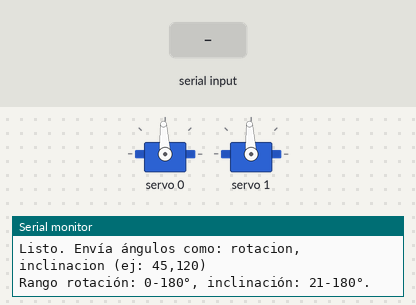
Recording of a sketch running on a simulated Arduino Uno, built with avr-gcc and run on an emulated ATmega328P. Parts: 2 × servo, the last lines printed to the serial monitor. Inputs (shaded band) come from the test bench.

Above: at 1.2 s.
1.3 s: "90,45\n" received over Serial
At 2.2 s:
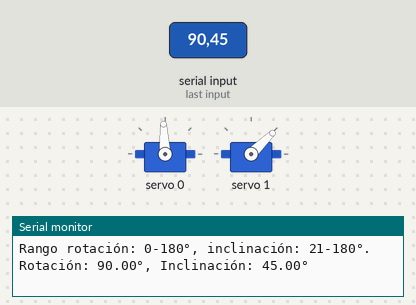
2.8 s: "30,150\n" received over Serial
At 3.3 s:
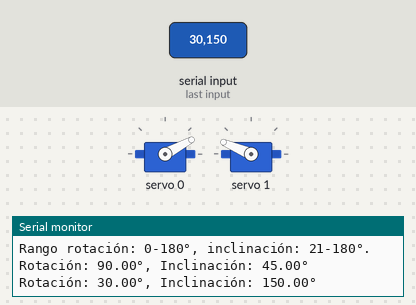
4.3 s: "1,90\n" received over Serial
At 5.6 s:
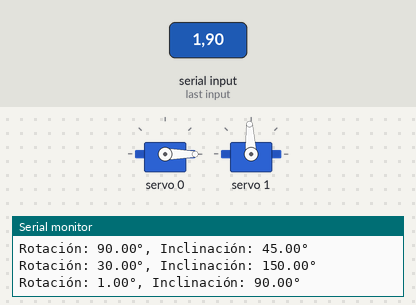
Timing chart, 0 to 7.3 s (numbered marks = the images above; inputs shaded):
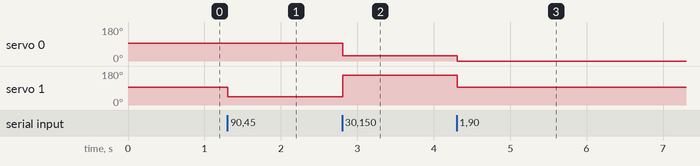

The sketch:

calibracion.ino
```cpp
#include <Wire.h>
#include <Adafruit_PWMServoDriver.h>

// Dirección I2C del PCA9685 (por defecto 0x40)
Adafruit_PWMServoDriver pwm = Adafruit_PWMServoDriver(0x40);

// Frecuencia para servos (50 Hz)
#define SERVO_FREQ 50

// Mapeo de tics: 0° = 102, 180° = 512 (para pulsos de 0.5 ms a 2.5 ms)
#define TIC_0     102
#define TIC_180   512

// Canales de los servos
#define CHAN_ROTACION      0
#define CHAN_INCLINACION   1

// Límite mínimo para la inclinación
#define MIN_INCLINACION    21

// Ángulos actuales
float anguloRotacion = 90.0;
float anguloInclinacion = 90.0;

// Buffer para comandos seriales
String inputString = "";

void setup() {
  // Velocidad serie a 9600 baudios
  Serial.begin(9600);
  Serial.println("Iniciando PCA9685...");

  pwm.begin();
  pwm.setPWMFreq(SERVO_FREQ);  // 50 Hz para servos
  delay(10);

  // Colocar ambos servos en 90° al inicio
  moverServo(CHAN_ROTACION, anguloRotacion);
  moverServo(CHAN_INCLINACION, anguloInclinacion);

  Serial.println("Listo. Envía ángulos como: rotacion,inclinacion (ej: 45,120)");
  Serial.println("Rango rotación: 0-180°, inclinación: 21-180°.");
}

void loop() {
  // Leer comandos del monitor serie
  while (Serial.available()) {
    char c = Serial.read();
    if (c == '\n' || c == '\r') {
      if (inputString.length() > 0) {
        procesarComando(inputString);
        inputString = "";
      }
    } else {
      inputString += c;
    }
  }
}

void procesarComando(String cmd) {
  cmd.trim();
  if (cmd.length() == 0) return;

  // Buscar separadores: coma o espacio
  int sepIndex = cmd.indexOf(',');
  if (sepIndex == -1) {
    sepIndex = cmd.indexOf(' ');
  }
  if (sepIndex == -1) {
    Serial.println("Formato incorrecto. Usa: rotacion,inclinacion (ej: 45,120)");
    return;
  }

  String strRot = cmd.substring(0, sepIndex);
  String strInc = cmd.substring(sepIndex + 1);
  strRot.trim();
  strInc.trim();

  float rot = strRot.toFloat();
  float inc = strInc.toFloat();

  // Validar rotación (0-180)
  if (rot < 0.0 || rot > 180.0) {
    Serial.println("Ángulo de rotación fuera de rango (0-180).");
    return;
  }

  // Validar inclinación (21-180) y forzar mínimo si es necesario
  if (inc < MIN_INCLINACION) {
    Serial.print("Inclinación mínima es ");
    Serial.print(MIN_INCLINACION);
    Serial.println("°. Forzando a ese valor.");
    inc = MIN_INCLINACION;
  } else if (inc > 180.0) {
    Serial.println("Ángulo de inclinación fuera de rango (>180).");
    return;
  }

  // Actualizar ángulos
  anguloRotacion = rot;
  anguloInclinacion = inc;

  // Mover servos
  moverServo(CHAN_ROTACION, anguloRotacion);
  moverServo(CHAN_INCLINACION, anguloInclinacion);

  // Feedback
  Serial.print("Rotación: ");
  Serial.print(anguloRotacion);
  Serial.print("°, Inclinación: ");
  Serial.print(anguloInclinacion);
  Serial.println("°");
}

// Convierte grados a tics (lineal entre TIC_0 y TIC_180)
int gradosATics(float grados) {
  return (int)map(grados, 0.0, 180.0, TIC_0, TIC_180);
}

// Mueve un servo a un ángulo dado
void moverServo(int canal, float grados) {
  int tics = gradosATics(grados);
  // Asegurar límites (por si acaso)
  if (tics < TIC_0) tics = TIC_0;
  if (tics > TIC_180) tics = TIC_180;

  pwm.setPWM(canal, 0, tics);  // on=0, off=tics
}
```

Measured:
- after the input at 1.3 s, servo 1: 93° → 44° at once
- after the input at 2.8 s, servo 0: 93° → 28° at once; servo 1: 44° → 157° at once
- after the input at 4.3 s, servo 0: 28° → 0° at once; servo 1: 157° → 93° at once
